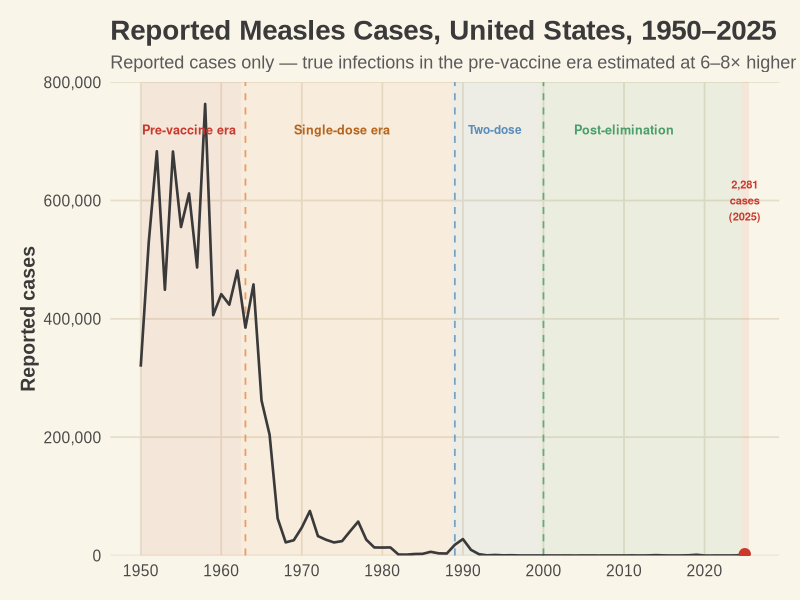
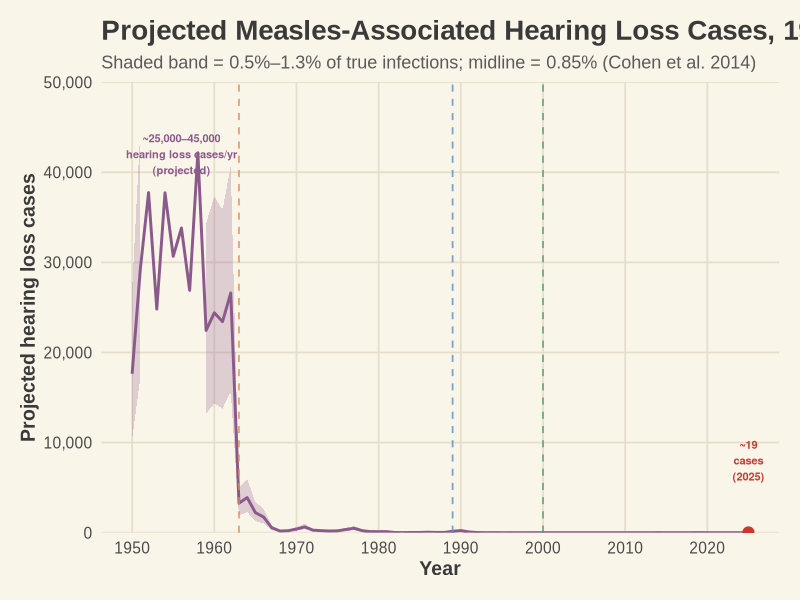
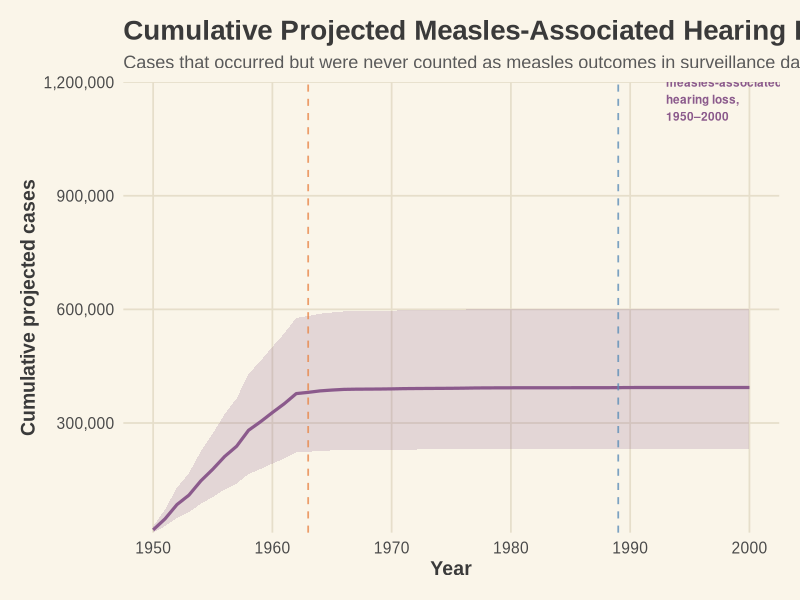
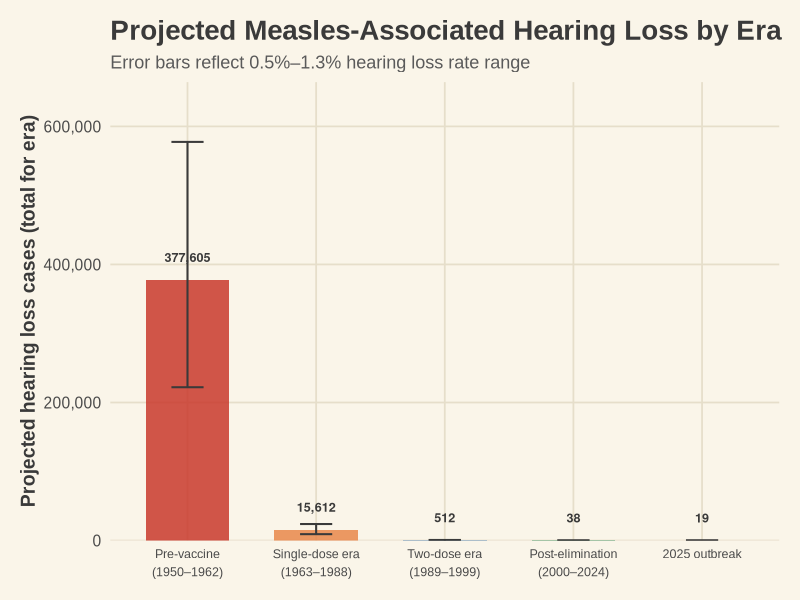
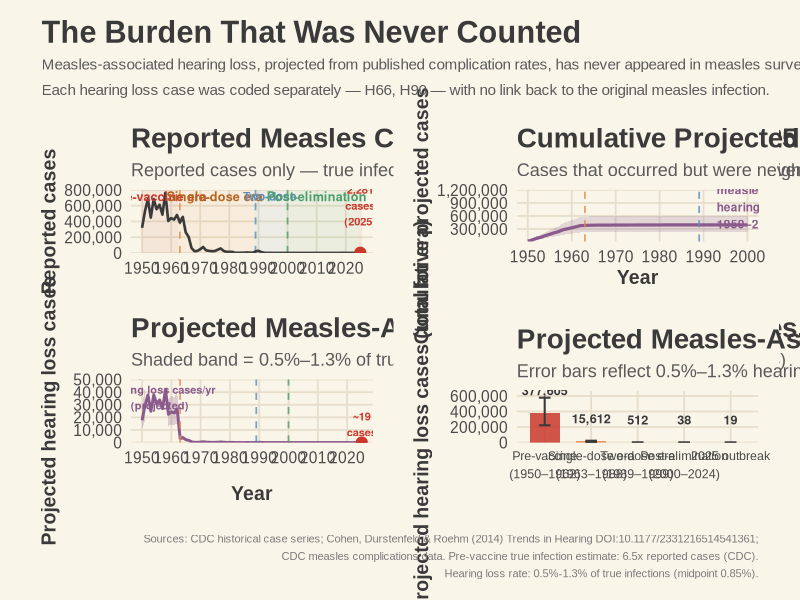
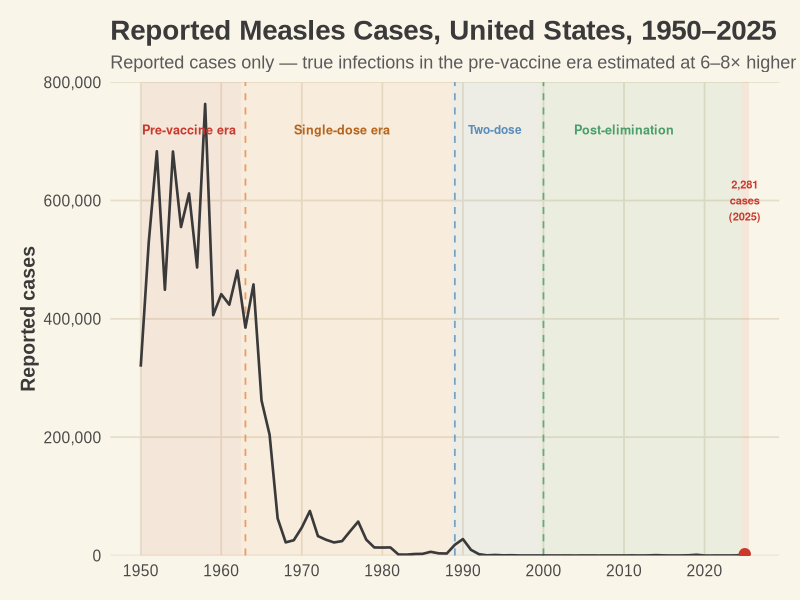
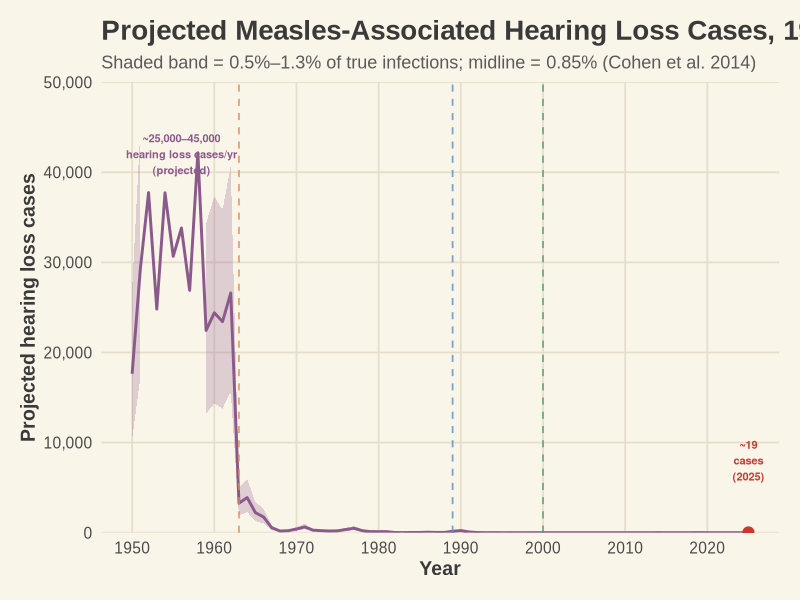
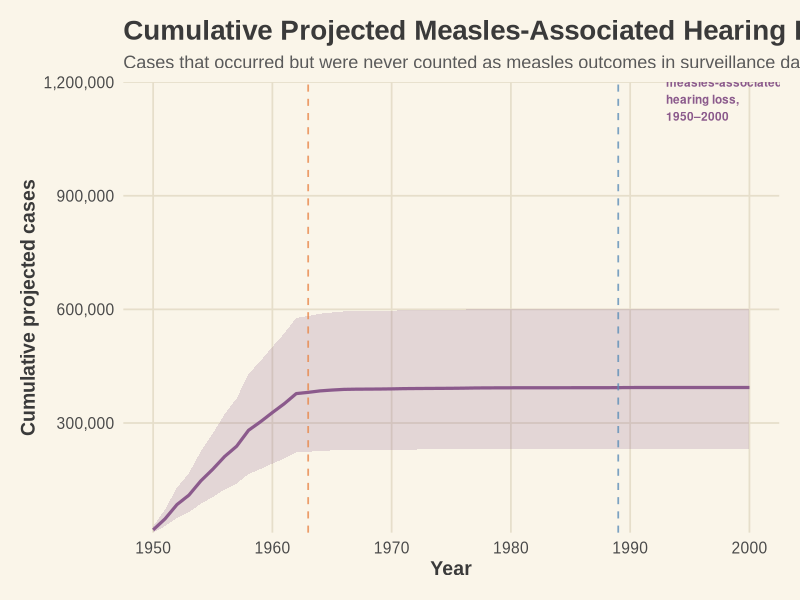

Write the R code that produced these figures, in order.
# ============================================================
# NOTES FROM THE ABSTRACT
# Track 1: Historical Measles Burden & Projected Hearing Loss
# Sources:
#   - CDC historical case series (Our World in Data / CDC MMWR)
#   - Cohen, Durstenfeld & Roehm (2014) Trends in Hearing
#     DOI: 10.1177/2331216514541361
#   - CDC complication rates (measlesdataandstatsslideset.pdf)
#   - MMWR 2025 outbreak update
# ============================================================

required_packages <- c("tidyverse", "scales", "patchwork", "ggtext")

install.packages(
  setdiff(required_packages, rownames(installed.packages())),
  repos = "https://cran.rstudio.com/"
)

library(tidyverse)
library(scales)
library(ggtext)
library(patchwork)

# ── Custom theme ────────────────────────────────────────────
theme_1950s <- function() {
  theme_minimal(base_family = "Arial", base_size = 14) +
    theme(
      plot.background  = element_rect(fill = "#FAF5E9", color = NA),
      panel.background = element_rect(fill = "#FAF5E9", color = NA),
      panel.grid.major = element_line(color = "#E6DECA", linewidth = 0.6),
      panel.grid.minor = element_blank(),
      axis.title       = element_text(face = "bold", color = "#3A3A3A"),
      axis.text        = element_text(color = "#4A4A4A"),
      plot.title       = element_text(face = "bold", size = 20, color = "#3A3A3A"),
      plot.subtitle    = element_text(size = 13, color = "#5A5A5A"),
      plot.margin      = margin(15, 15, 15, 15),
      legend.position  = "none"
    )
}

# ============================================================
# 1. DATA
# ============================================================

# Historical annual reported measles cases, United States
# Source: CDC via Our World in Data; pre-1963 averages from MMWR
# Annual supplement summary 1993 Vol. 42 No. 53
reported_cases <- tribble(
  ~year, ~reported,
  1950, 319124,
  1951, 530118,
  1952, 683077,
  1953, 449146,
  1954, 682720,
  1955, 555156,
  1956, 611936,
  1957, 486799,
  1958, 763094,
  1959, 406162,
  1960, 441703,
  1961, 423919,
  1962, 481530,
  # Vaccine introduced 1963
  1963, 385156,
  1964, 458083,
  1965, 261904,
  1966, 204136,
  1967, 62705,
  1968, 22231,
  1969, 25826,
  1970, 47351,
  1971, 75290,
  1972, 32882,
  1973, 26690,
  1974, 22094,
  1975, 24374,
  1976, 41126,
  1977, 57345,
  1978, 26871,
  1979, 13597,
  1980, 13506,
  1981, 13640,
  1982, 1714,
  1983, 1497,
  1984, 2587,
  1985, 2822,
  1986, 6282,
  1987, 3655,
  1988, 3396,
  # Two-dose schedule adopted 1989
  1989, 18193,
  1990, 27786,
  1991, 9643,
  1992, 2237,
  1993, 312,
  1994, 963,
  1995, 309,
  1996, 508,
  1997, 138,
  1998, 100,
  1999, 100,
  # Elimination declared 2000
  2000, 86,
  2001, 116,
  2002, 44,
  2003, 56,
  2004, 37,
  2005, 66,
  2006, 55,
  2007, 43,
  2008, 140,
  2009, 71,
  2010, 63,
  2011, 220,
  2012, 55,
  2013, 187,
  2014, 667,
  2015, 188,
  2016, 86,
  2017, 120,
  2018, 375,
  2019, 1282,
  2020, 13,
  2021, 49,
  2022, 121,
  2023, 58,
  2024, 285,
  2025, 2281
)

# ── Era classification ──────────────────────────────────────
reported_cases <- reported_cases %>%
  mutate(
    era = case_when(
      year < 1963  ~ "Pre-vaccine\n(1950–1962)",
      year < 1989  ~ "Single-dose era\n(1963–1988)",
      year < 2000  ~ "Two-dose era\n(1989–1999)",
      year < 2025  ~ "Post-elimination\n(2000–2024)",
      TRUE         ~ "2025 outbreak"
    ),
    era = factor(era, levels = c(
      "Pre-vaccine\n(1950–1962)",
      "Single-dose era\n(1963–1988)",
      "Two-dose era\n(1989–1999)",
      "Post-elimination\n(2000–2024)",
      "2025 outbreak"
    ))
  )

# ── Hearing loss projection parameters ─────────────────────
# Otitis media rate: 8.5–25% (Cohen et al. 2014); CDC uses 10%
# We use 10% (low), 15% (mid), 25% (high) as our range
# OM → SNHL conversion: 5–15% (audiology literature)
# Direct cochlear damage pathway adds ~0.1–0.3% of all cases
# Combined rate range: 0.5%–1.3%, midpoint 0.85%
# (McKenna 1997; Fukuda et al. 1994; Cohen et al. 2014)

hl_rate_low  <- 0.005   # 0.5%
hl_rate_mid  <- 0.0085  # 0.85%
hl_rate_high <- 0.013   # 1.3%

# Pre-vaccine era: true infections ~6–8x reported cases
# (CDC estimate: ~3–4M infections/yr vs ~500K reported)
# Adjustment factor: 6.5 for pre-vaccine, 1.0 post-vaccine
# (post-vaccine: reporting improved, cases rarer and better tracked)
undercount_prevax  <- 6.5
undercount_postvax <- 1.0

reported_cases <- reported_cases %>%
  mutate(
    undercount = if_else(year < 1963, undercount_prevax, undercount_postvax),
    true_est   = reported * undercount,
    hl_low     = true_est * hl_rate_low,
    hl_mid     = true_est * hl_rate_mid,
    hl_high    = true_est * hl_rate_high
  )

# ============================================================
# 2. FIGURE 1A — Reported cases over time with era bands
# ============================================================

era_bands <- tribble(
  ~xmin,  ~xmax,  ~era_label,               ~fill_col,
  1950,   1962.5, "Pre-vaccine",            "#C9392C",
  1962.5, 1988.5, "Single-dose vaccine",    "#E8874A",
  1988.5, 1999.5, "Two-dose schedule",      "#5B8DB8",
  1999.5, 2024.5, "Post-elimination",       "#4A9E6B",
  2024.5, 2025.5, "2025 outbreak",          "#C9392C"
)

fig1a <- ggplot(reported_cases, aes(x = year, y = reported)) +
  # Era background bands
  geom_rect(
    data = era_bands,
    aes(xmin = xmin, xmax = xmax, ymin = -Inf, ymax = Inf, fill = fill_col),
    inherit.aes = FALSE, alpha = 0.08
  ) +
  scale_fill_identity() +
  # Vaccine introduction lines
  geom_vline(xintercept = 1963, linetype = "dashed",
             color = "#E8874A", linewidth = 0.6, alpha = 0.8) +
  geom_vline(xintercept = 1989, linetype = "dashed",
             color = "#5B8DB8", linewidth = 0.6, alpha = 0.8) +
  geom_vline(xintercept = 2000, linetype = "dashed",
             color = "#4A9E6B", linewidth = 0.6, alpha = 0.8) +
  # Case line
  geom_line(color = "#3A3A3A", linewidth = 0.9) +
  geom_point(
    data = filter(reported_cases, year == 2025),
    color = "#C9392C", size = 3.5
  ) +
  # Era labels
  annotate("text", x = 1956, y = 720000, label = "Pre-vaccine era",
           size = 3.2, color = "#C9392C", fontface = "bold", hjust = 0.5) +
  annotate("text", x = 1975, y = 720000, label = "Single-dose era",
           size = 3.2, color = "#B5651D", fontface = "bold", hjust = 0.5) +
  annotate("text", x = 1994, y = 720000, label = "Two-dose",
           size = 3.0, color = "#5B8DB8", fontface = "bold", hjust = 0.5) +
  annotate("text", x = 2010, y = 720000, label = "Post-elimination",
           size = 3.2, color = "#4A9E6B", fontface = "bold", hjust = 0.5) +
  annotate("text", x = 2025, y = 600000,
           label = "2,281\ncases\n(2025)",
           size = 2.8, color = "#C9392C", fontface = "bold", hjust = 0.5) +
  scale_y_continuous(
    labels = label_comma(),
    limits = c(0, 800000),
    expand = c(0, 0)
  ) +
  scale_x_continuous(breaks = seq(1950, 2025, 10)) +
  labs(
    title    = "Reported Measles Cases, United States, 1950–2025",
    subtitle = "Reported cases only — true infections in the pre-vaccine era estimated at 6–8× higher",
    x        = NULL,
    y        = "Reported cases"
  ) +
  theme_1950s() +
  theme(legend.position = "none")

# ============================================================
# 3. FIGURE 1B — Projected annual hearing loss cases
# ============================================================

fig1b <- ggplot(reported_cases, aes(x = year)) +
  geom_ribbon(aes(ymin = hl_low, ymax = hl_high),
              fill = "#8B5A8C", alpha = 0.25) +
  geom_line(aes(y = hl_mid), color = "#8B5A8C", linewidth = 1.0) +
  geom_vline(xintercept = 1963, linetype = "dashed",
             color = "#E8874A", linewidth = 0.6, alpha = 0.8) +
  geom_vline(xintercept = 1989, linetype = "dashed",
             color = "#5B8DB8", linewidth = 0.6, alpha = 0.8) +
  geom_vline(xintercept = 2000, linetype = "dashed",
             color = "#4A9E6B", linewidth = 0.6, alpha = 0.8) +
  geom_point(
    data = filter(reported_cases, year == 2025),
    aes(y = hl_mid),
    color = "#C9392C", size = 3.5
  ) +
  annotate("text", x = 1956, y = 42000,
           label = "~25,000–45,000\nhearing loss cases/yr\n(projected)",
           size = 2.8, color = "#8B5A8C", fontface = "bold", hjust = 0.5) +
  annotate("text", x = 2025, y = 8000,
           label = "~19\ncases\n(2025)",
           size = 2.8, color = "#C9392C", fontface = "bold", hjust = 0.5) +
  scale_y_continuous(
    labels = label_comma(),
    limits = c(0, 50000),
    expand = c(0, 0)
  ) +
  scale_x_continuous(breaks = seq(1950, 2025, 10)) +
  labs(
    title    = "Projected Measles-Associated Hearing Loss Cases, 1950–2025",
    subtitle = "Shaded band = 0.5%–1.3% of true infections; midline = 0.85% (Cohen et al. 2014)",
    x        = "Year",
    y        = "Projected hearing loss cases"
  ) +
  theme_1950s() +
  theme(legend.position = "none")

# ============================================================
# 4. FIGURE 1C — Cumulative invisible burden
#    (total projected HL cases that never appeared in
#     measles surveillance, 1950–2000)
# ============================================================

cumulative <- reported_cases %>%
  filter(year <= 2000) %>%
  mutate(
    cum_hl_mid  = cumsum(hl_mid),
    cum_hl_low  = cumsum(hl_low),
    cum_hl_high = cumsum(hl_high)
  )

fig1c <- ggplot(cumulative, aes(x = year)) +
  geom_ribbon(aes(ymin = cum_hl_low, ymax = cum_hl_high),
              fill = "#8B5A8C", alpha = 0.2) +
  geom_line(aes(y = cum_hl_mid), color = "#8B5A8C", linewidth = 1.1) +
  geom_vline(xintercept = 1963, linetype = "dashed",
             color = "#E8874A", linewidth = 0.6, alpha = 0.8) +
  geom_vline(xintercept = 1989, linetype = "dashed",
             color = "#5B8DB8", linewidth = 0.6, alpha = 0.8) +
  annotate("text", x = 1993, y = 1200000,
           label = paste0("Estimated ~1.4M\ncumulative cases of\nmeasles-associated\nhearing loss,\n1950–2000"),
           size = 3.0, color = "#8B5A8C", fontface = "bold", hjust = 0) +
  scale_y_continuous(
    labels = label_comma(),
    expand = c(0, 0)
  ) +
  scale_x_continuous(breaks = seq(1950, 2000, 10)) +
  labs(
    title    = "Cumulative Projected Measles-Associated Hearing Loss, 1950–2000",
    subtitle = "Cases that occurred but were never counted as measles outcomes in surveillance data",
    x        = "Year",
    y        = "Cumulative projected cases"
  ) +
  theme_1950s()

# ============================================================
# 5. FIGURE 1D — Era comparison bar chart
# ============================================================

era_summary <- reported_cases %>%
  group_by(era) %>%
  summarise(
    total_reported = sum(reported),
    total_true_est = sum(true_est),
    total_hl_mid   = sum(hl_mid),
    total_hl_low   = sum(hl_low),
    total_hl_high  = sum(hl_high),
    .groups = "drop"
  )

era_colors <- c(
  "Pre-vaccine\n(1950–1962)"       = "#C9392C",
  "Single-dose era\n(1963–1988)"   = "#E8874A",
  "Two-dose era\n(1989–1999)"      = "#5B8DB8",
  "Post-elimination\n(2000–2024)"  = "#4A9E6B",
  "2025 outbreak"                  = "#C9392C"
)

fig1d <- ggplot(era_summary,
                aes(x = era, y = total_hl_mid, fill = era)) +
  geom_col(width = 0.65, alpha = 0.85) +
  geom_errorbar(
    aes(ymin = total_hl_low, ymax = total_hl_high),
    width = 0.25, color = "#3A3A3A", linewidth = 0.7
  ) +
  geom_text(
    aes(label = label_comma()(round(total_hl_mid))),
    vjust = -1.8, size = 3.2, fontface = "bold", color = "#3A3A3A"
  ) +
  scale_fill_manual(values = era_colors) +
  scale_y_continuous(
    labels = label_comma(),
    expand = expansion(mult = c(0, 0.15))
  ) +
  labs(
    title    = "Projected Measles-Associated Hearing Loss by Era",
    subtitle = "Error bars reflect 0.5%–1.3% hearing loss rate range",
    x        = NULL,
    y        = "Projected hearing loss cases (total for era)"
  ) +
  theme_1950s() +
  theme(
    axis.text.x    = element_text(size = 9, lineheight = 1.2),
    legend.position = "none"
  )

# ============================================================
# 6. SAVE INDIVIDUAL FIGURES
# ============================================================

# ── Output directory (change to suit your environment) ──────
output_dir <- "."
dir.create(output_dir, showWarnings = FALSE, recursive = TRUE)

figures <- list(
  list(
    plot     = fig1a,
    filename = file.path(output_dir, "track1_fig1a_reported_cases.png"),
    width    = 12, height = 6
  ),
  list(
    plot     = fig1b,
    filename = file.path(output_dir, "track1_fig1b_projected_hl.png"),
    width    = 12, height = 6
  ),
  list(
    plot     = fig1c,
    filename = file.path(output_dir, "track1_fig1c_cumulative_hl.png"),
    width    = 12, height = 6
  ),
  list(
    plot     = fig1d,
    filename = file.path(output_dir, "track1_fig1d_era_comparison.png"),
    width    = 12, height = 6
  )
)

for (f in figures) {
  print(f$plot)
  ggsave(
    f$filename,
    f$plot,
    width  = f$width,
    height = f$height,
    dpi    = 300,
    bg     = "#FAF5E9"
  )
  message("Saved: ", f$filename)
}

# ============================================================
# 7. COMBINED LAYOUT (bonus overview)
# ============================================================

combined <- (fig1a / fig1b) | (fig1c / fig1d)

combined_annotated <- combined +
  plot_annotation(
    title    = "The Burden That Was Never Counted",
    subtitle = paste0(
      "Measles-associated hearing loss, projected from published complication rates, ",
      "has never appeared in measles surveillance data.\n",
      "Each hearing loss case was coded separately — H66, H90 — ",
      "with no link back to the original measles infection."
    ),
    caption  = paste0(
      "Sources: CDC historical case series; Cohen, Durstenfeld & Roehm (2014) ",
      "Trends in Hearing DOI:10.1177/2331216514541361;\n",
      "CDC measles complications data. ",
      "Pre-vaccine true infection estimate: 6.5x reported cases (CDC).\n",
      "Hearing loss rate: 0.5%-1.3% of true infections (midpoint 0.85%)."
    ),
    theme    = theme_1950s() +
      theme(
        plot.title    = element_text(size = 22, face = "bold", color = "#3A3A3A"),
        plot.subtitle = element_text(size = 11, color = "#5A5A5A", lineheight = 1.4),
        plot.caption  = element_text(size = 8,  color = "#7A7A7A", lineheight = 1.3)
      )
  )

print(combined_annotated)

ggsave(
  file.path(output_dir, "track1_combined.png"),
  combined_annotated,
  width  = 16,
  height = 12,
  dpi    = 300,
  bg     = "#FAF5E9"
)

message("Track 1 complete. Five PNGs saved to ", getwd())

# ── Quick summary table ─────────────────────────────────────
era_summary %>%
  select(era, total_reported, total_hl_low, total_hl_mid, total_hl_high) %>%
  mutate(across(where(is.numeric), ~ round(., 0))) %>%
  print()
